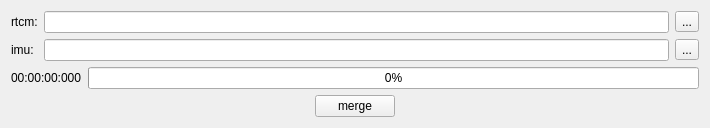
<?xml version="1.0" encoding="UTF-8"?>
<ui version="4.0">
 <class>MergeTools</class>
 <widget class="QWidget" name="MergeTools">
  <property name="geometry">
   <rect>
    <x>0</x>
    <y>0</y>
    <width>710</width>
    <height>125</height>
   </rect>
  </property>
  <property name="windowTitle">
   <string>MergeTools</string>
  </property>
  <layout class="QVBoxLayout" name="verticalLayout">
   <item>
    <layout class="QGridLayout" name="gridLayout">
     <item row="0" column="0">
      <widget class="QLabel" name="label">
       <property name="text">
        <string>rtcm:</string>
       </property>
      </widget>
     </item>
     <item row="0" column="1">
      <widget class="QLineEdit" name="filepath_edt"/>
     </item>
     <item row="0" column="2">
      <widget class="QToolButton" name="select_btn">
       <property name="text">
        <string>...</string>
       </property>
      </widget>
     </item>
     <item row="1" column="0">
      <widget class="QLabel" name="label_2">
       <property name="text">
        <string>imu:</string>
       </property>
      </widget>
     </item>
     <item row="1" column="1">
      <widget class="QLineEdit" name="filepath2_edt"/>
     </item>
     <item row="1" column="2">
      <widget class="QToolButton" name="select2_btn">
       <property name="text">
        <string>...</string>
       </property>
      </widget>
     </item>
    </layout>
   </item>
   <item>
    <layout class="QHBoxLayout" name="horizontalLayout_3">
     <item>
      <widget class="QLabel" name="time_lb">
       <property name="text">
        <string>00:00:00:000</string>
       </property>
      </widget>
     </item>
     <item>
      <widget class="QProgressBar" name="progressBar">
       <property name="maximum">
        <number>10000</number>
       </property>
       <property name="value">
        <number>0</number>
       </property>
      </widget>
     </item>
    </layout>
   </item>
   <item>
    <layout class="QHBoxLayout" name="horizontalLayout_2">
     <item>
      <spacer name="horizontalSpacer">
       <property name="orientation">
        <enum>Qt::Horizontal</enum>
       </property>
       <property name="sizeHint" stdset="0">
        <size>
         <width>40</width>
         <height>20</height>
        </size>
       </property>
      </spacer>
     </item>
     <item>
      <widget class="QPushButton" name="merge_btn">
       <property name="text">
        <string>merge</string>
       </property>
      </widget>
     </item>
     <item>
      <spacer name="horizontalSpacer_2">
       <property name="orientation">
        <enum>Qt::Horizontal</enum>
       </property>
       <property name="sizeHint" stdset="0">
        <size>
         <width>40</width>
         <height>20</height>
        </size>
       </property>
      </spacer>
     </item>
    </layout>
   </item>
  </layout>
 </widget>
 <layoutdefault spacing="6" margin="11"/>
 <resources/>
 <connections/>
</ui>
